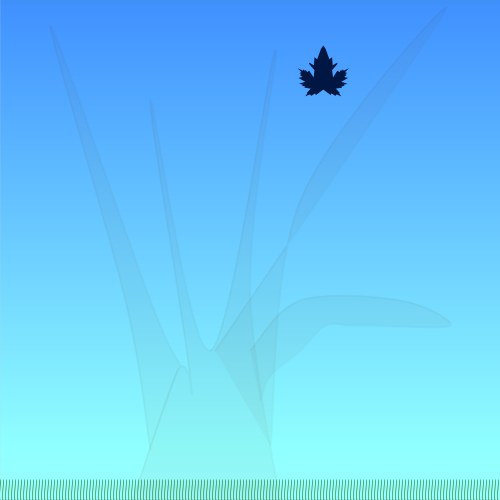
Frame 1 (no input)
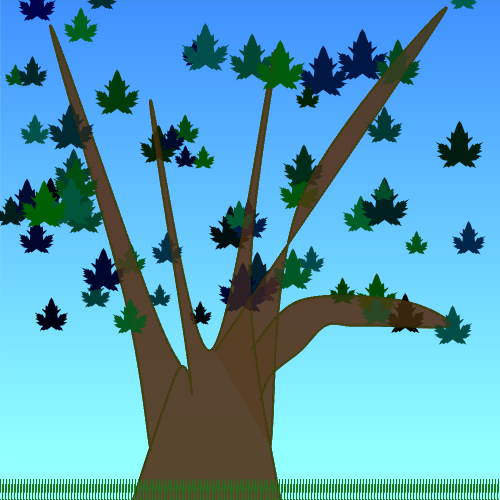
Frame 60 (the mouse pressed at the canvas centre just before this capture)
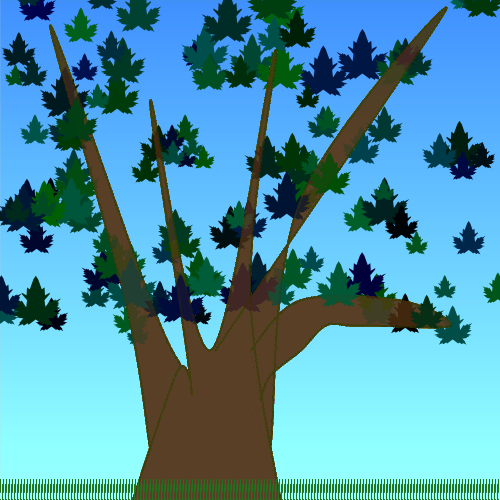
Frame 120 (the mouse held since frame 60 and released just before this capture)

The Processing sketch that drew these frames (run headless with seeded random() and noise(); from frame 60 on, the mouse is pressed at the canvas centre):

// Processing sketch: processing_12758
// ── processing_12758.pde

// Assignment #3
// Name: Emily Levine
// E-mail: eslevine@brynmawr.edu
// Date: 09/23/2010

//variables
float x,y,w,h;
float r,g,b,a;
int mouseP = 1;

void setup () {
  size(500,500);
  smooth();

  //color variables
  r = 0;
  g = 100;
  b = 80;
  a = 255;

  //create horizontal gradient for sky

  //create local constants for color
  float c1 = 64;
  float c2 = 144;
  float c3 = 245;

  //create local constants for line 
  float x1 = 0;
  float y1 = 0;
  float x2 = width;
  float y2 = 0;

  //horizontal gradient
  for(int i=0; i < height; i+=1) {
    stroke(c1, c2, c3);
    strokeWeight(1);
    line(x1, y1, x2, y2);
    y1++;
    y2++;
    c1+=.18;
    c2+=.25;
    c3+=2;
  }
}

void draw () {

  x = random(width);
  y = random((height)/1.45);
  w = random(20,50);
  h = w;

  drawLeaf();
  drawTree();
  drawGrass();
}

void drawLeaf() {
  frameRate(50);
  fill (random(r),random(g),random(b));


  //maple leaf: left side:
  noStroke();
  beginShape();
  vertex(x,y);
  vertex(x-w/6.66,y+h/9.0);
  vertex(x-w/5.88,y+h/12.5);
  vertex(x-w/4,y+h/7.69);
  vertex(x-w/3.7,y+h/10);
  vertex(x-w/3.33,y+h/9.09); 
  vertex(x-w/2.7,y+h/7.14); //bottom left
  vertex(x-w/3.03,y+h/12.5);
  vertex(x-w/2.94,y+h/14.29);
  vertex(x-w/3.85,y-h/50); //bottom left corner, turning up
  vertex(x-w/2.56,y-h/25);
  vertex(x-w/2.7,y-h/16.66);
  vertex(x-w/2.27,y-h/12.5);
  vertex(x-w/2.38,y-h/10);
  vertex(x-w/2,y-h/8.33);
  vertex(x-w/2.7,y-h/6.25);//middle bottom left corner, turning up
  vertex(x-w/2.27,y-h/5);
  vertex(x-w/1.96,y-h/4.167);
  vertex(x-w/2.33,y-h/3.85);
  vertex(x-w/2.08,y-h/3.33);
  vertex(x-w/2.22,y-h/3.125);
  vertex(x-w/2.04,y-h/2.94);
  vertex(x-w/2.22,y-h/2.778);
  vertex(x-w/1.887,y-h/2.27); //left middle tip
  vertex(x-w/2.38,y-h/2.564);
  vertex(x-w/2.5,y-h/2.38);
  vertex(x-w/2.564,y-h/2.564);
  vertex(x-w/2.778,y-h/2.5);
  vertex(x-w/3.03,y-h/2.778);
  vertex(x-w/3.448,y-h/2.564);
  vertex(x-w/5,y-h/4);
  vertex(x-w/5.5,y-h/2.5);
  vertex(x-w/3.448,y-h/1.9);
  vertex(x-w/3.448,y-h/1.8);
  vertex(x-w/5.2,y-h/2);
  vertex(x-w/5.5,y-h/1.5);
  vertex(x-w/8,y-h/1.6);
  vertex(x-w/20,y-h/1.2);
  vertex(x,y-h/1.1);//up to the top
  vertex(x,y);   //right side:
  vertex(x+w/6.66,y+h/9.0);
  vertex(x+w/5.88,y+h/12.5);
  vertex(x+w/4,y+h/7.69);
  vertex(x+w/3.7,y+h/10);
  vertex(x+w/3.33,y+h/9.09); 
  vertex(x+w/2.7,y+h/7.14); //bottom left
  vertex(x+w/3.03,y+h/12.5);
  vertex(x+w/2.94,y+h/14.29);
  vertex(x+w/3.85,y-h/50); //bottom left corner, turning up
  vertex(x+w/2.56,y-h/25);
  vertex(x+w/2.7,y-h/16.66);
  vertex(x+w/2.27,y-h/12.5);
  vertex(x+w/2.38,y-h/10);
  vertex(x+w/2,y-h/8.33);
  vertex(x+w/2.7,y-h/6.25);//middle bottom left corner, turning up
  vertex(x+w/2.27,y-h/5);
  vertex(x+w/1.96,y-h/4.167);
  vertex(x+w/2.33,y-h/3.85);
  vertex(x+w/2.08,y-h/3.33);
  vertex(x+w/2.22,y-h/3.125);
  vertex(x+w/2.04,y-h/2.94);
  vertex(x+w/2.22,y-h/2.778);
  vertex(x+w/1.887,y-h/2.27); //left middle tip
  vertex(x+w/2.38,y-h/2.564);
  vertex(x+w/2.5,y-h/2.38);
  vertex(x+w/2.564,y-h/2.564);
  vertex(x+w/2.778,y-h/2.5);
  vertex(x+w/3.03,y-h/2.778);
  vertex(x+w/3.448,y-h/2.564);
  vertex(x+w/5,y-h/4);
  vertex(x+w/5.5,y-h/2.5);
  vertex(x+w/3.448,y-h/1.9);
  vertex(x+w/3.448,y-h/1.8);
  vertex(x+w/5.2,y-h/2);
  vertex(x+w/5.5,y-h/1.5);
  vertex(x+w/8,y-h/1.6);
  vertex(x+w/20,y-h/1.2);
  vertex(x,y-h/1.1);
  endShape(CLOSE);
}
void mousePressed() { 
  if (mouseP == -1) { //autumn leaves
    r = 255;
    g = 155;
    b = 0;

  }
  else if (mouseP == 1) { //back to summer leaves
    r = 0;
    g = 100;
    b = 80;
  }
  mouseP = mouseP * -1;
}


void drawTree() {
  // tree trunk
  strokeWeight(2);
  stroke(62,39,9,10);
  fill(70,47,18,10);
  beginShape();
  curveVertex(100,600);
  curveVertex(100,600);
  curveVertex(175,375);
  curveVertex(190,380);
  curveVertex(150,100);
  curveVertex(210,350);
  curveVertex(275,50);
  curveVertex(250,300);
  curveVertex(300,600);
  curveVertex(300,600);
  endShape(CLOSE); 
  //right branch high
  beginShape();
  curveVertex(215,350);
  curveVertex(215,350);
  curveVertex(445,10);
  curveVertex(300,200);
  curveVertex(270,445);
  curveVertex(270,445);
  endShape(OPEN);

  //right branch low
  beginShape();
  curveVertex(250,350);
  curveVertex(250,350);
  curveVertex(300,300);
  curveVertex(400,300);
  curveVertex(450,325);
  curveVertex(375,325);
  curveVertex(350,325);
  curveVertex(325,325);
  curveVertex(300,350);
  curveVertex(270,375);
  curveVertex(260,400);
  curveVertex(260,400);
  endShape(OPEN);

  //left branch high
  beginShape();
  curveVertex(150,450);
  curveVertex(150,450);
  curveVertex(125,300);
  curveVertex(50,25);
  curveVertex(150,300);
  curveVertex(180,365);
  curveVertex(180,365);
  endShape(OPEN);
}



void drawGrass() {
  float c;
  float d;
  for (c=0; c <= width; c=c+3) {
    for (d=499; d <= height; d++) {
      noFill();
      strokeWeight(.5);
      stroke (32,113,29,175);
      curve(c,d,c,d,c,d-20,c+60,d-1000);
    }
  }
}
